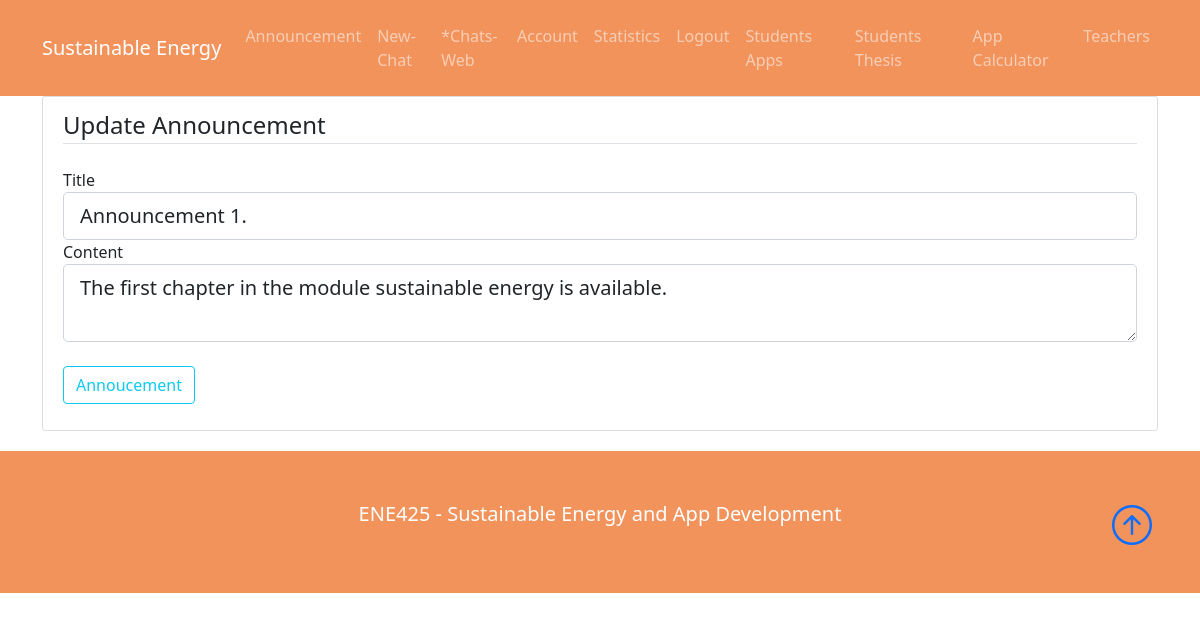
Before: /announcement/1/update (signed in) with the older database file.
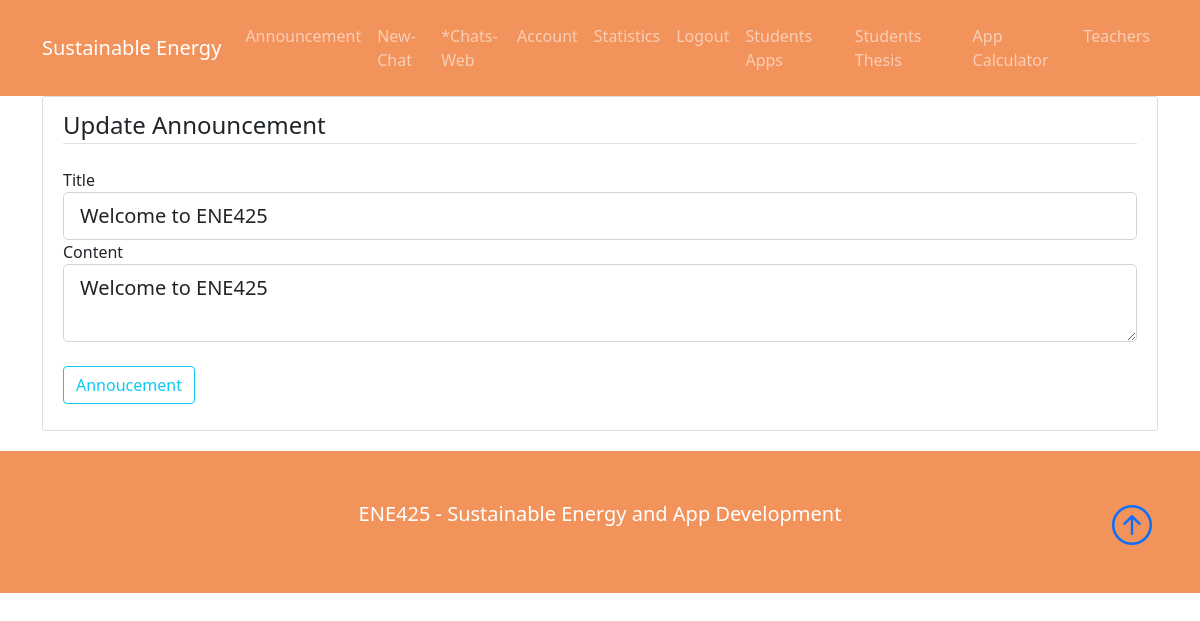
After: the same page with the newer database file.
### webse/models.py (models this page shows, shortened)
class Announcement(db.Model):
    __tablename__= 'announcement'
    id = db.Column(db.Integer, primary_key=True)
    title = db.Column(db.String(100), nullable=False)
    date_posted = db.Column(db.DateTime, nullable=False, default=datetime.utcnow)
    content = db.Column(db.Text, nullable=False)
    user_id = db.Column(db.Integer, db.ForeignKey('user.id'), nullable=False)

### webse/routes.py (the view)
@app.route("/announcement/<int:announcement_id>/update", methods=['GET', 'POST'])
@login_required
def update_announcement(announcement_id):
    announcement = Announcement.query.get_or_404(announcement_id)
    if announcement.author != current_user:
        abort(403)
    form = AnnouncementForm()
    if form.validate_on_submit():
        announcement.title = form.title.data
        announcement.content = form.content.data
        db.session.commit()
        flash('Your announcement has been updated!', 'success')
        return redirect(url_for('announcement', announcement_id=announcement.id))
    elif request.method == 'GET':
        form.title.data = announcement.title
        form.content.data = announcement.content
    return render_template('create_announcement.html', title='Update Announcement',
                           form=form, legend='Update Announcement')

### webse/forms.py
class AnnouncementForm(FlaskForm):
    title = StringField('Title', validators=[DataRequired()])
    content = TextAreaField('Content', validators=[DataRequired()])
    submit = SubmitField('Annoucement')

### webse/models.py (called while the page is built)
@login_manager.user_loader
def load_user(user_id):
    return User.query.get(int(user_id))

### webse/templates/create_announcement.html (shortened to what this page needs)
{% extends "layout.html" %}
{% block content %}
<div class="container">
    <div class="content-section">
        <form method="POST" action="">
            <fieldset class="form-group">
                <legend class="border-bottom mb-4">{{ legend }}</legend>
                <div class="form-group">
                    {{ form.title.label(class="form-control-label") }}
                    {% if form.title.errors %}
                        {{ form.title(class="form-control form-control-lg is-invalid") }}
                        <div class="invalid-feedback">
                            {% for error in form.title.errors %}
                                <span>{{ error }}</span>
                            {% endfor %}
                        </div>
                    {% else %}
                        {{ form.title(class="form-control form-control-lg") }}
                    {% endif %}
                </div>
                <div class="form-group">
                    {{ form.content.label(class="form-control-label") }}
                    {% if form.content.errors %}
                        {{ form.content(class="form-control form-control-lg is-invalid") }}
                        <div class="invalid-feedback">
                            {% for error in form.content.errors %}
                                <span>{{ error }}</span>
                            {% endfor %}
                        </div>
                    {% else %}
                        {{ form.content(class="form-control form-control-lg") }}
                    {% endif %}
                </div>
            </fieldset>
            <div class="form-group">
                {{ form.submit(class="btn btn-outline-info") }}
            </div>
        </form>
    </div>
</div>
{% endblock content %}

Changed rows visible on the page:
changed Announcement: title "Announcement 1." → "Welcome to ENE425"; content "The first chapter in the module sustainable energy is available." → "Welcome to ENE425"
